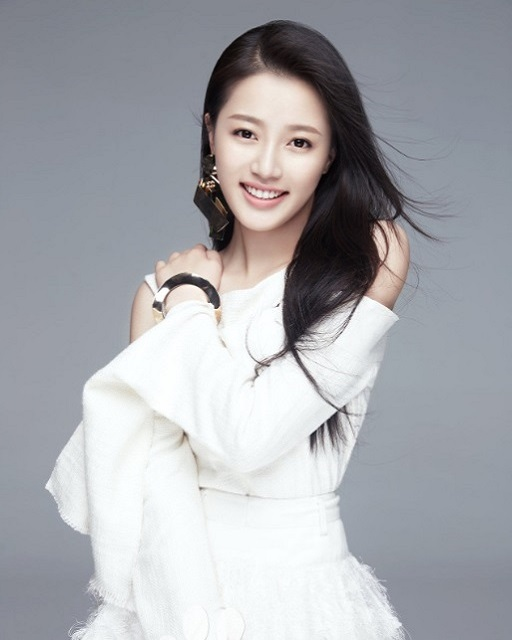
#> input picture python/code_041/master.jpg, 512 x 640 px
$ python opencv_041.py
#> lines starting #> are read from the running program, lines starting #| are printed output that depends on the picture; after the words box and inside, x2 and y2 are one past the last pixel; in counts of white or black regions, pixels touching at a corner belong together
import cv2 as cv
import numpy as np
# [7 lines of commented-out code are left out]
src = cv.imread("master.jpg")
#> src is the input picture: shape (640, 512, 3); mean B, G, R 173.5, 168.6, 167.3
cv.namedWindow("input", cv.WINDOW_AUTOSIZE)
cv.imshow("input", src)

T = 127

# 转换为灰度图像
gray = cv.cvtColor(src, cv.COLOR_BGR2GRAY)
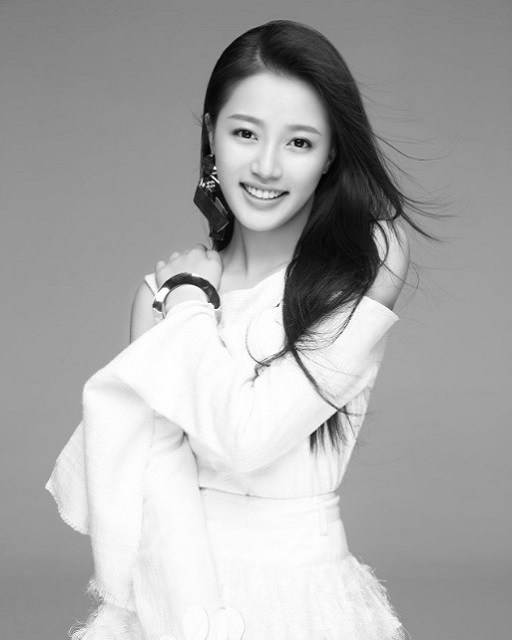
#> gray: shape (640, 512); min 1, max 255, mean 168.8
for i in range(5):
    ret, binary = cv.threshold(gray, T, 255, i)
    cv.imshow("binary_" + str(i), binary)
#> this loop made 5 passes
#> pass 1, `ret, binary = cv.threshold(gray, T, 255, i)`:
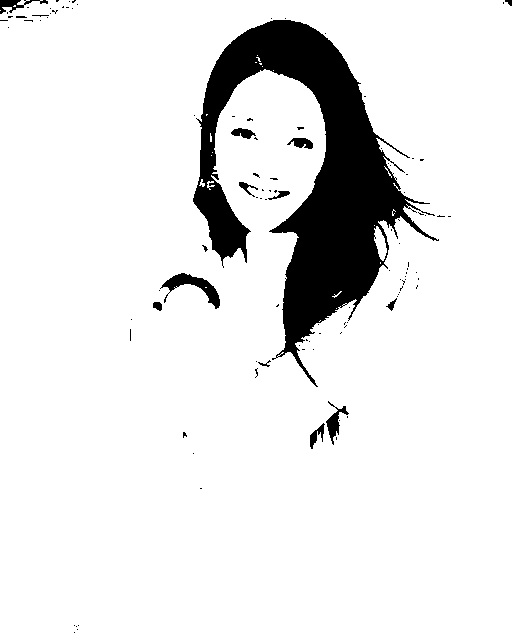
#> binary: shape (640, 512); 90.4% white; 110 black regions (96 under 20 px), largest, box (x1, y1, x2, y2) and area: (193, 20, 439, 387) 29109, (160, 273, 220, 309) 688, (326, 401, 349, 445) 313
#> pass 3, `ret, binary = cv.threshold(gray, T, 255, i)`:
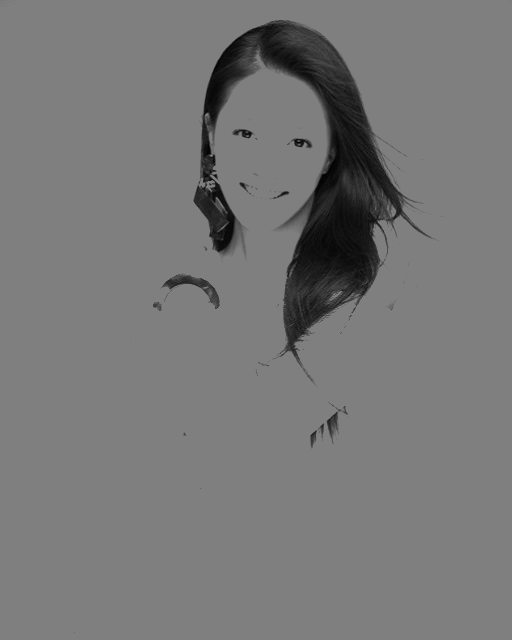
#> binary: shape (640, 512); min 1, max 127, mean 119.5

cv.waitKey(0)
cv.destroyAllWindows()
